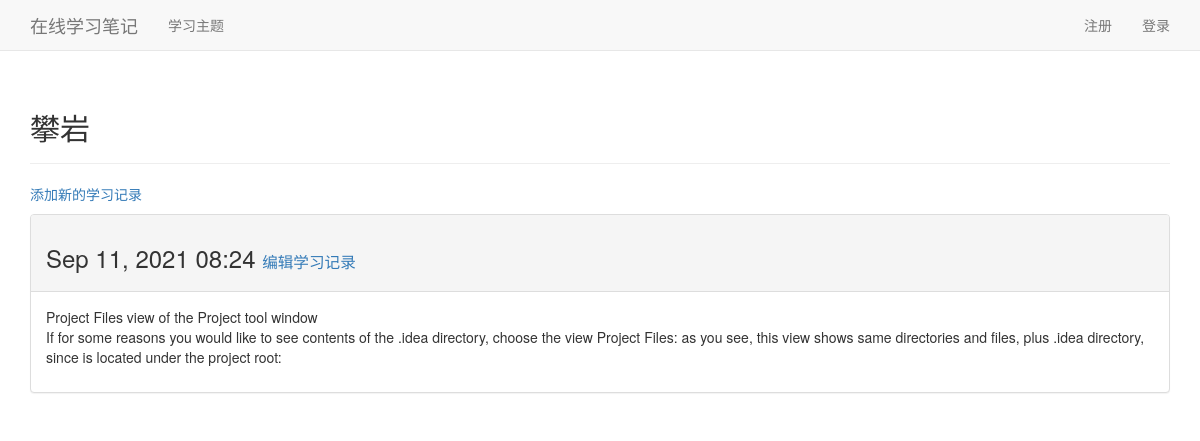
The app's page /topics/2/ with its own data.
### learning_logs/models.py (models this page shows, shortened)
class Topic(models.Model):
    text = models.CharField(max_length=200)
    create_time = models.DateTimeField(auto_now_add=True)
    def __str__(self):
        return self.text

class Entry(models.Model):
    topic = models.ForeignKey(Topic, on_delete=models.CASCADE)
    text = models.TextField()
    create_time = models.DateTimeField(auto_now_add=True)
    class Meta:
        verbose_name_plural = 'entries'

### learning_logs/views.py (the view)
# urls.py: url(r'^topics/(?P<topic_id>\d+)/$', views.topic, name='topic'),
def topic(request, topic_id):
    topic = Topic.objects.get(id=topic_id)
    entries = topic.entry_set.order_by('-create_time')
    context = {'topic': topic, 'entries': entries}
    return render(request, 'learning_logs/topic.html', context)

### learning_logs/templates/learning_logs/topic.html
{% extends "learning_logs/base.html" %}
{% block header %}
  <h2>{{ topic }}</h2>
{% endblock header %}
{% block content %}
  <p><a href="#">添加新的学习记录</a> </p>
  {% for entry in entries %}
    <div class="panel panel-default">
      <div class="panel-heading">
        <h3>
            {{ entry.create_time|date:'M d, Y H:i' }}
            <small>
                <a href="#">编辑学习记录</a>
            </small>
        </h3>
      </div>
      <div class="panel-body">
          {{ entry.text|linebreaks }}
      </div>
    </div>
  {% empty %}
    暂无学习记录.
  {% endfor %}
{% endblock content %}

### records on screen
Topic: text "攀岩"
Entry: create_time "Sep 11, 2021 08:24", text "Project Files view of the Project tool window If for some reasons you would like to see contents of the .idea directory, choose the view Project Files: as you see, this view shows same directories and files, plus .idea directory, since is located under the project root:"
